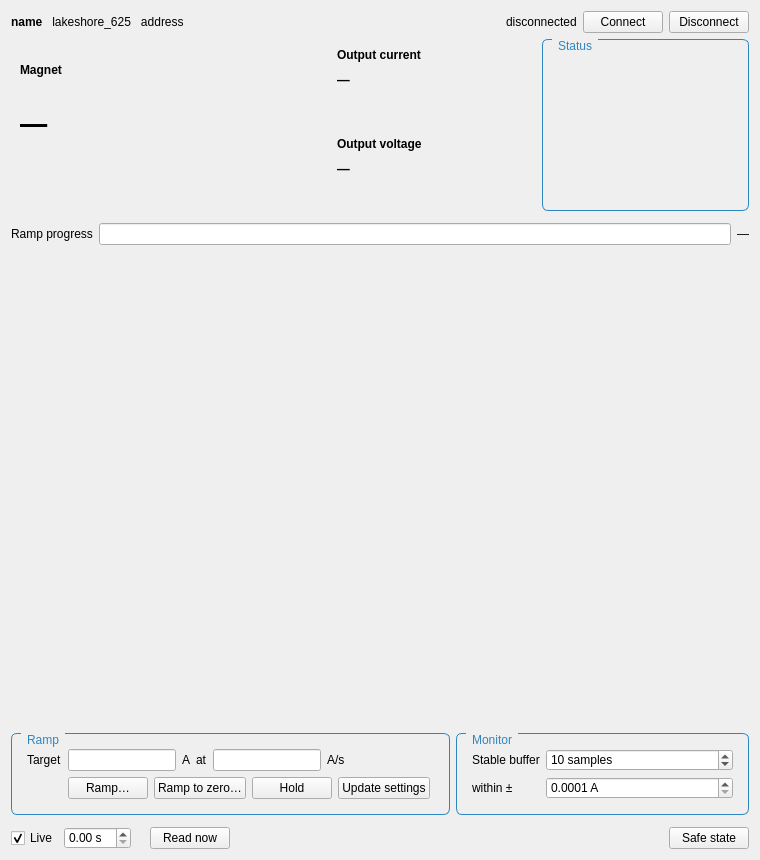
<?xml version="1.0" encoding="UTF-8"?>
<ui version="4.0">
 <author>GeneralMeasurements</author>
 <comment>Lake Shore 625 magnet supply panel (LakeShore625Panel), after the legacy
MagnetControl.vi. Cards are QFrames with card=true and labels &lt;frame&gt;_caption / _value /
_sub. The persistent-switch heater is shown read only; nothing here writes it.
Accent colour #2e86c1 (also in the code's ACCENT).</comment>
 <class>LakeShore625Panel</class>
 <widget class="QWidget" name="LakeShore625Panel">
  <property name="geometry">
   <rect><x>0</x><y>0</y><width>760</width><height>860</height></rect>
  </property>
  <property name="styleSheet">
   <string notr="true">QLabel[panelTitle=&quot;true&quot;] { background: #2e86c1; color: white; padding: 6px 10px; border-radius: 4px; font-size: 12pt; }
QGroupBox { border: 1px solid #2e86c1; border-radius: 6px; margin-top: 1.1em; padding: 6px; }
QGroupBox::title { subcontrol-origin: margin; left: 10px; padding: 0 4px; color: #2e86c1; font-weight: bold; }
QFrame[card=&quot;true&quot;] { border: 1px solid #2e86c1; border-left: 6px solid #2e86c1; border-radius: 6px; background: palette(base); }
QProgressBar::chunk { background: #2e86c1; }</string>
  </property>
  <layout class="QVBoxLayout" name="root" stretch="0,0,0,0,0,1,0,0,0">
   <item>
    <layout class="QHBoxLayout" name="head">
     <item>
      <widget class="QLabel" name="title">
       <property name="text"><string>&lt;b&gt;name&lt;/b&gt; &amp;nbsp; lakeshore_625 &amp;nbsp; address</string></property>
       <property name="panelTitle" stdset="0"><bool>true</bool></property>
      </widget>
     </item>
     <item><spacer name="head_stretch"><property name="orientation"><enum>Qt::Horizontal</enum></property><property name="sizeHint" stdset="0"><size><width>40</width><height>20</height></size></property></spacer></item>
     <item><widget class="QLabel" name="status"><property name="text"><string>disconnected</string></property></widget></item>
     <item><widget class="QPushButton" name="btn_connect"><property name="text"><string>Connect</string></property></widget></item>
     <item><widget class="QPushButton" name="btn_disconnect"><property name="text"><string>Disconnect</string></property></widget></item>
    </layout>
   </item>
   <item>
    <layout class="QHBoxLayout" name="top" stretch="3,2,2">
     <item>
      <widget class="QFrame" name="cardMain">
       <property name="card" stdset="0"><bool>true</bool></property>
       <layout class="QVBoxLayout" name="cardMain_lay">
        <item><widget class="QLabel" name="cardMain_caption"><property name="text"><string>&lt;b&gt;Magnet&lt;/b&gt;</string></property></widget></item>
        <item><widget class="QLabel" name="cardMain_value"><property name="styleSheet"><string notr="true">font-size: 34pt; font-family: Consolas, monospace;</string></property><property name="text"><string>—</string></property></widget></item>
        <item><widget class="QLabel" name="cardMain_sub"><property name="styleSheet"><string notr="true">color: palette(mid);</string></property><property name="text"><string/></property></widget></item>
       </layout>
      </widget>
     </item>
     <item>
      <layout class="QVBoxLayout" name="side">
       <item>
        <widget class="QFrame" name="cardI">
         <property name="card" stdset="0"><bool>true</bool></property>
         <layout class="QVBoxLayout" name="cardI_lay">
          <item><widget class="QLabel" name="cardI_caption"><property name="text"><string>&lt;b&gt;Output current&lt;/b&gt;</string></property></widget></item>
          <item><widget class="QLabel" name="cardI_value"><property name="styleSheet"><string notr="true">font-size: 16pt; font-family: Consolas, monospace;</string></property><property name="text"><string>—</string></property></widget></item>
          <item><widget class="QLabel" name="cardI_sub"><property name="styleSheet"><string notr="true">color: palette(mid);</string></property><property name="text"><string/></property></widget></item>
         </layout>
        </widget>
       </item>
       <item>
        <widget class="QFrame" name="cardV">
         <property name="card" stdset="0"><bool>true</bool></property>
         <layout class="QVBoxLayout" name="cardV_lay">
          <item><widget class="QLabel" name="cardV_caption"><property name="text"><string>&lt;b&gt;Output voltage&lt;/b&gt;</string></property></widget></item>
          <item><widget class="QLabel" name="cardV_value"><property name="styleSheet"><string notr="true">font-size: 16pt; font-family: Consolas, monospace;</string></property><property name="text"><string>—</string></property></widget></item>
          <item><widget class="QLabel" name="cardV_sub"><property name="styleSheet"><string notr="true">color: palette(mid);</string></property><property name="text"><string/></property></widget></item>
         </layout>
        </widget>
       </item>
      </layout>
     </item>
     <item>
      <widget class="QGroupBox" name="lights">
       <property name="title"><string>Status</string></property>
       <layout class="QVBoxLayout" name="lights_lay">
        <item><widget class="Led" name="led_ramp"><property name="label" stdset="0"><string>—</string></property></widget></item>
        <item><widget class="Led" name="led_stable"><property name="label" stdset="0"><string>current stable</string></property></widget></item>
        <item><widget class="Led" name="led_psh"><property name="label" stdset="0"><string>P.S. heater</string></property><property name="toolTip"><string>Persistent-switch heater (read only)</string></property></widget></item>
        <item><widget class="Led" name="led_err"><property name="label" stdset="0"><string>supply errors</string></property></widget></item>
        <item><spacer name="lights_stretch"><property name="orientation"><enum>Qt::Vertical</enum></property><property name="sizeHint" stdset="0"><size><width>10</width><height>20</height></size></property></spacer></item>
       </layout>
      </widget>
     </item>
    </layout>
   </item>
   <item><widget class="FieldBar" name="bar"/></item>
   <item>
    <layout class="QHBoxLayout" name="prog" stretch="0,1,0">
     <item><widget class="QLabel" name="progress_label"><property name="text"><string>Ramp progress</string></property></widget></item>
     <item>
      <widget class="QProgressBar" name="progress">
       <property name="maximum"><number>1000</number></property>
       <property name="value"><number>0</number></property>
       <property name="format"><string/></property>
      </widget>
     </item>
     <item><widget class="QLabel" name="eta"><property name="text"><string>—</string></property></widget></item>
    </layout>
   </item>
   <item>
    <widget class="QLabel" name="info">
     <property name="text"><string/></property>
     <property name="wordWrap"><bool>true</bool></property>
    </widget>
   </item>
   <item>
    <widget class="TimeChart" name="chart">
     <property name="yLabel" stdset="0"><string>magnet</string></property>
     <property name="curves_spec" stdset="0"><string>output=#5dade2; target=#e67e22</string></property>
    </widget>
   </item>
   <item>
    <layout class="QHBoxLayout" name="low" stretch="3,2">
     <item>
      <widget class="QGroupBox" name="ramp_box">
       <property name="title"><string>Ramp</string></property>
       <layout class="QFormLayout" name="ramp_form">
        <item row="0" column="0"><widget class="QLabel" name="target_label"><property name="text"><string>Target</string></property></widget></item>
        <item row="0" column="1">
         <layout class="QHBoxLayout" name="target_row">
          <item><widget class="SIEdit" name="target"/></item>
          <item><widget class="QLabel" name="unit_t"><property name="text"><string>A</string></property></widget></item>
          <item><widget class="QLabel" name="at_label"><property name="text"><string>at</string></property></widget></item>
          <item><widget class="SIEdit" name="rate"/></item>
          <item><widget class="QLabel" name="unit_r"><property name="text"><string>A/s</string></property></widget></item>
          <item><spacer name="target_stretch"><property name="orientation"><enum>Qt::Horizontal</enum></property><property name="sizeHint" stdset="0"><size><width>20</width><height>10</height></size></property></spacer></item>
         </layout>
        </item>
        <item row="1" column="1">
         <layout class="QHBoxLayout" name="ramp_buttons">
          <item><widget class="QPushButton" name="btn_ramp"><property name="text"><string>Ramp…</string></property></widget></item>
          <item><widget class="QPushButton" name="btn_zero"><property name="text"><string>Ramp to zero…</string></property></widget></item>
          <item><widget class="QPushButton" name="btn_hold"><property name="text"><string>Hold</string></property><property name="toolTip"><string>Hold the present current (stops a ramp)</string></property></widget></item>
          <item><widget class="QPushButton" name="btn_update"><property name="text"><string>Update settings</string></property><property name="toolTip"><string>Read the settings from the instrument again (queries only), e.g. after a change on its front panel</string></property></widget></item>
          <item><spacer name="ramp_buttons_stretch"><property name="orientation"><enum>Qt::Horizontal</enum></property><property name="sizeHint" stdset="0"><size><width>20</width><height>10</height></size></property></spacer></item>
         </layout>
        </item>
       </layout>
      </widget>
     </item>
     <item>
      <widget class="QGroupBox" name="mon_box">
       <property name="title"><string>Monitor</string></property>
       <layout class="QFormLayout" name="mon_form">
        <item row="0" column="0"><widget class="QLabel" name="buffer_label"><property name="text"><string>Stable buffer</string></property></widget></item>
        <item row="0" column="1">
         <widget class="QSpinBox" name="buffer">
          <property name="minimum"><number>3</number></property>
          <property name="maximum"><number>600</number></property>
          <property name="value"><number>10</number></property>
          <property name="suffix"><string> samples</string></property>
         </widget>
        </item>
        <item row="1" column="0"><widget class="QLabel" name="tol_label"><property name="text"><string>within ±</string></property></widget></item>
        <item row="1" column="1">
         <widget class="QDoubleSpinBox" name="tol">
          <property name="decimals"><number>4</number></property>
          <property name="minimum"><double>0.0001</double></property>
          <property name="maximum"><double>1.0</double></property>
          <property name="singleStep"><double>0.001</double></property>
          <property name="suffix"><string> A</string></property>
         </widget>
        </item>
       </layout>
      </widget>
     </item>
    </layout>
   </item>
   <item><widget class="CsvLog" name="log"/></item>
   <item>
    <layout class="QHBoxLayout" name="foot">
     <item><widget class="QCheckBox" name="live"><property name="text"><string>Live</string></property><property name="checked"><bool>true</bool></property></widget></item>
     <item><widget class="QDoubleSpinBox" name="interval"><property name="suffix"><string> s</string></property></widget></item>
     <item><widget class="QLabel" name="read_time"><property name="toolTip"><string>How long a read takes (the average of the last ten)</string></property></widget></item>
     <item><widget class="QPushButton" name="btn_read"><property name="text"><string>Read now</string></property></widget></item>
     <item><spacer name="foot_stretch"><property name="orientation"><enum>Qt::Horizontal</enum></property><property name="sizeHint" stdset="0"><size><width>40</width><height>20</height></size></property></spacer></item>
     <item><widget class="QPushButton" name="btn_safe"><property name="text"><string>Safe state</string></property></widget></item>
    </layout>
   </item>
  </layout>
 </widget>
 <customwidgets>
  <customwidget><class>Led</class><extends>QLabel</extends><header>gmcore.gui.common.widgets</header></customwidget>
  <customwidget><class>FieldBar</class><extends>QWidget</extends><header>gmcore.gui.common.widgets</header></customwidget>
  <customwidget><class>TimeChart</class><extends>QWidget</extends><header>gmcore.gui.common.widgets</header></customwidget>
  <customwidget><class>CsvLog</class><extends>QWidget</extends><header>gmcore.gui.common.widgets</header></customwidget>
  <customwidget><class>SIEdit</class><extends>QLineEdit</extends><header>gmcore.gui.common.panels</header></customwidget>
 </customwidgets>
 <resources/>
 <connections/>
</ui>
